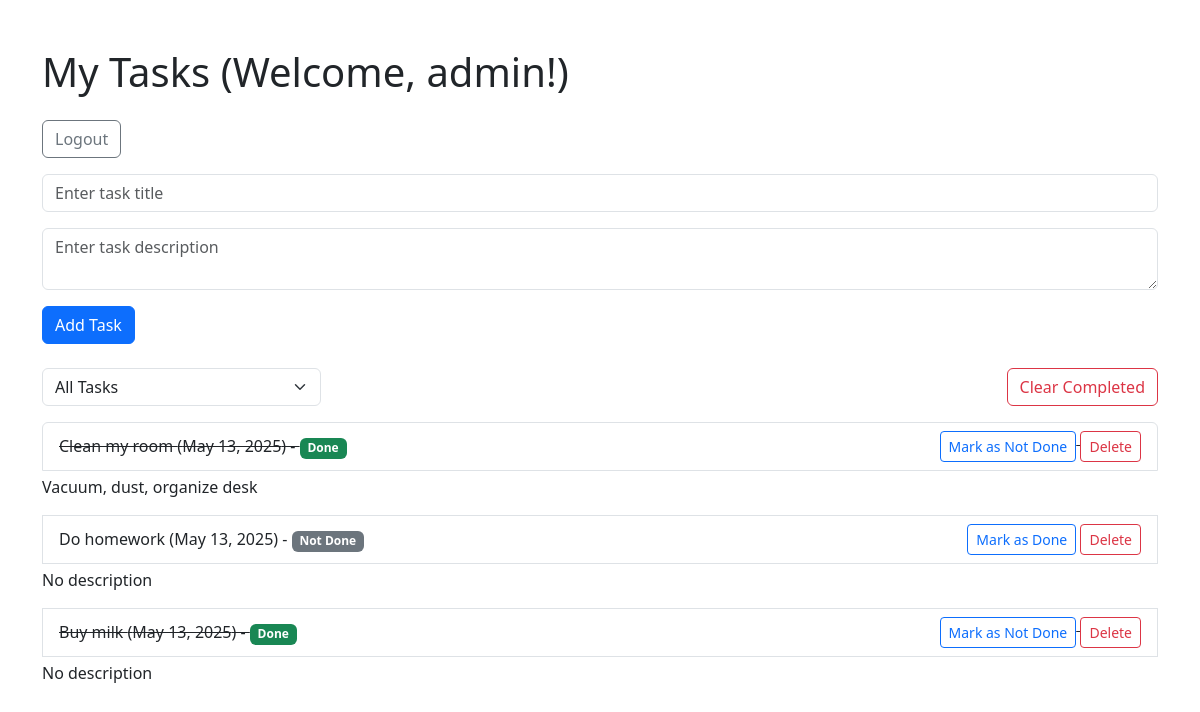
The app's page / (signed in), older data.
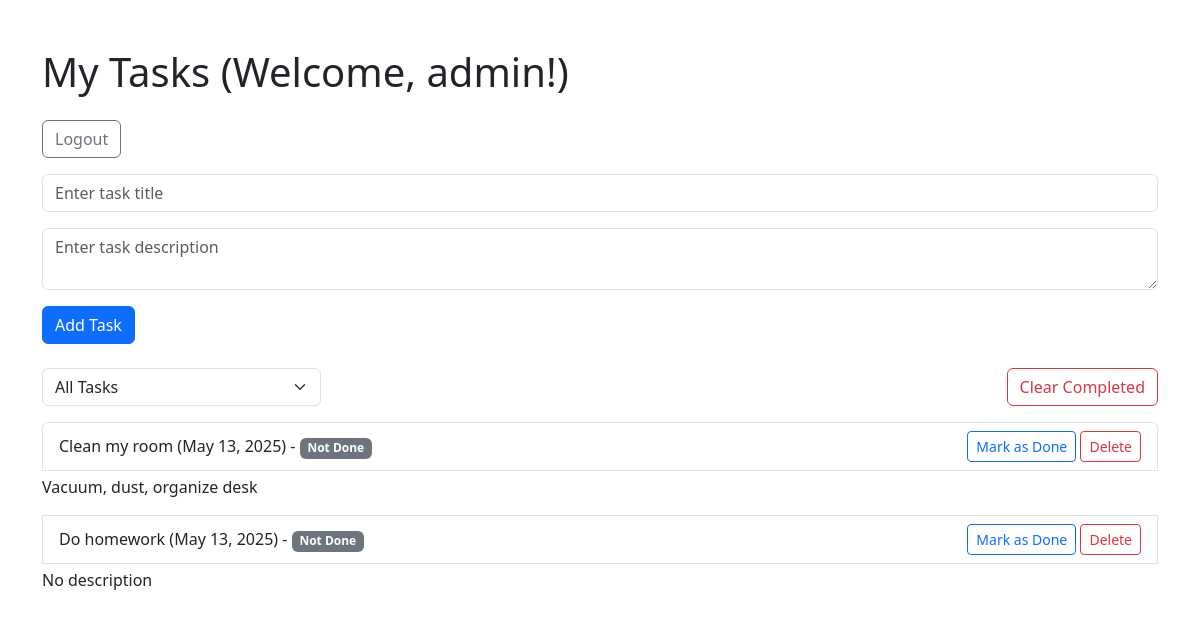
The same page, newer data.
### tasks/models.py (models this page shows, shortened)
class Task(models.Model):
    user = models.ForeignKey(User, on_delete=models.CASCADE)
    title = models.CharField(max_length=200)
    description = models.TextField(blank=True)
    created_at = models.DateTimeField(auto_now_add=True)
    completed = models.BooleanField(default=False)

### tasks/views.py (the view, shortened to what this page needs)
# urls.py: path("", views.task_list, name="task_list"),
@login_required
def task_list(request):
    tasks = Task.objects.filter(user=request.user)
    filter_type = request.GET.get("filter", "all")
    if filter_type == "completed":
        tasks = tasks.filter(completed=True)
    elif filter_type == "not_completed":
        tasks = tasks.filter(completed=False)
    tasks = tasks.order_by("-created_at")
    return render(
        request, "tasks/task_list.html", {"tasks": tasks, "filter_type": filter_type}
    )

### tasks/templates/tasks/task_list.html (shortened to what this page needs)
<!DOCTYPE html>
<html lang="en">
<head>
    <link href="https://cdn.jsdelivr.net/npm/bootstrap@5.3.6/dist/css/bootstrap.min.css" rel="stylesheet">
</head>
<body>
    <div class="container mt-5">
        <h1 class="mb-4">My Tasks (Welcome, {{ request.user.username }}!)</h1>
        <form method="post" action="{% url 'logout' %}" class="mb-3">
            <button type="submit" class="btn btn-outline-secondary">Logout</button>
        </form>
        <form method="post" class="mb-4">
            <div class="mb-3">
                <input type="text" name="title" placeholder="Enter task title" class="form-control">
            </div>
            <div class="mb-3">
                <textarea name="description" placeholder="Enter task description" class="form-control"></textarea>
            </div>
            <button type="submit" class="btn btn-primary">Add Task</button>
        </form>
        <div class="mb-3 d-flex justify-content-between">
            <form method="get" class="w-25">
                <select name="filter" class="form-select" onchange="this.form.submit()">
                    <option value="all" {% if filter_type == 'all' %}selected{% endif %}>All Tasks</option>
                </select>
            </form>
            <form method="post" action="{% url 'clear_completed' %}" onsubmit="return confirm('Are you sure you want to delete all completed tasks?');">
                <button type="submit" class="btn btn-outline-danger">Clear Completed</button>
            </form>
        </div>
        <ul class="list-group">
            {% for task in tasks %}
                <li class="list-group-item d-flex justify-content-between align-items-center {% if task.completed %}text-decoration-line-through{% endif %}">
                    <div>
                        {{ task.title }} ({{ task.created_at|date:"F d, Y" }}) -
                        {% if task.completed %}
                            <span class="badge bg-success">Done</span>
                        {% else %}
                            <span class="badge bg-secondary">Not Done</span>
                        {% endif %}
                    </div>
                    <div>
                        <form method="post" action="{% url 'toggle_task' task.id %}" style="display: inline;">
                            <button type="submit" class="btn btn-sm btn-outline-primary">{% if not task.completed %}Mark as Done{% else %}Mark as Not Done{% endif %}</button>
                        </form>
                        <form method="post" action="{% url 'delete_task' task.id %}" style="display: inline;">
                            <button type="submit" class="btn btn-sm btn-outline-danger">Delete</button>
                        </form>
                    </div>
                </li>
                <p class="mt-1">{% if task.description %}{{ task.description }}{% else %}No description{% endif %}</p>
            {% empty %}
                <li class="list-group-item">No tasks yet.</li>
            {% endfor %}
        </ul>
    </div>
</body>
</html>

Row changes from the older to the newer data that the page shows:
removed Task: title "Buy milk", created_at "May 13, 2025", completed "Done", description "No description"
changed Task "Clean my room": completed "Done Mark as Not Done" → "Not Done Mark as Done"
